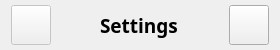
         <widget class="QFrame" name="frame_controlBar_2">
          <property name="minimumSize">
           <size>
            <width>0</width>
            <height>50</height>
           </size>
          </property>
          <property name="maximumSize">
           <size>
            <width>16777215</width>
            <height>50</height>
           </size>
          </property>
          <property name="frameShape">
           <enum>QFrame::NoFrame</enum>
          </property>
          <property name="frameShadow">
           <enum>QFrame::Raised</enum>
          </property>
          <property name="lineWidth">
           <number>0</number>
          </property>
          <layout class="QHBoxLayout" name="horizontalLayout_6">
           <property name="spacing">
            <number>4</number>
           </property>
           <property name="leftMargin">
            <number>11</number>
           </property>
           <property name="topMargin">
            <number>5</number>
           </property>
           <property name="rightMargin">
            <number>11</number>
           </property>
           <property name="bottomMargin">
            <number>5</number>
           </property>
           <item>
            <widget class="QPushButton" name="btn_menu_settings_2">
             <property name="enabled">
              <bool>false</bool>
             </property>
             <property name="sizePolicy">
              <sizepolicy hsizetype="Fixed" vsizetype="Fixed">
               <horstretch>0</horstretch>
               <verstretch>0</verstretch>
              </sizepolicy>
             </property>
             <property name="minimumSize">
              <size>
               <width>40</width>
               <height>40</height>
              </size>
             </property>
             <property name="maximumSize">
              <size>
               <width>40</width>
               <height>40</height>
              </size>
             </property>
             <property name="text">
              <string/>
             </property>
             <property name="iconSize">
              <size>
               <width>30</width>
               <height>30</height>
              </size>
             </property>
            </widget>
           </item>
           <item>
            <spacer name="horizontalSpacer_8">
             <property name="orientation">
              <enum>Qt::Horizontal</enum>
             </property>
             <property name="sizeType">
              <enum>QSizePolicy::Fixed</enum>
             </property>
             <property name="sizeHint" stdset="0">
              <size>
               <width>5</width>
               <height>20</height>
              </size>
             </property>
            </spacer>
           </item>
           <item>
            <spacer name="horizontalSpacer_9">
             <property name="orientation">
              <enum>Qt::Horizontal</enum>
             </property>
             <property name="sizeHint" stdset="0">
              <size>
               <width>40</width>
               <height>20</height>
              </size>
             </property>
            </spacer>
           </item>
           <item>
            <widget class="QLabel" name="label_settings">
             <property name="font">
              <font>
               <family>Century Gothic</family>
               <pointsize>14</pointsize>
               <weight>75</weight>
               <italic>false</italic>
               <bold>true</bold>
              </font>
             </property>
             <property name="styleSheet">
              <string notr="true">color:black; font: bold;</string>
             </property>
             <property name="text">
              <string>Settings</string>
             </property>
            </widget>
           </item>
           <item>
            <spacer name="horizontalSpacer_11">
             <property name="orientation">
              <enum>Qt::Horizontal</enum>
             </property>
             <property name="sizeType">
              <enum>QSizePolicy::Expanding</enum>
             </property>
             <property name="sizeHint" stdset="0">
              <size>
               <width>40</width>
               <height>20</height>
              </size>
             </property>
            </spacer>
           </item>
           <item>
            <spacer name="horizontalSpacer_12">
             <property name="orientation">
              <enum>Qt::Horizontal</enum>
             </property>
             <property name="sizeType">
              <enum>QSizePolicy::Fixed</enum>
             </property>
             <property name="sizeHint" stdset="0">
              <size>
               <width>7</width>
               <height>20</height>
              </size>
             </property>
            </spacer>
           </item>
           <item>
            <widget class="QPushButton" name="btn_menu_settings">
             <property name="sizePolicy">
              <sizepolicy hsizetype="Fixed" vsizetype="Fixed">
               <horstretch>0</horstretch>
               <verstretch>0</verstretch>
              </sizepolicy>
             </property>
             <property name="minimumSize">
              <size>
               <width>40</width>
               <height>40</height>
              </size>
             </property>
             <property name="maximumSize">
              <size>
               <width>40</width>
               <height>40</height>
              </size>
             </property>
             <property name="text">
              <string/>
             </property>
             <property name="icon">
              <iconset resource="ressources.qrc">
               <normaloff>:/icons/icons/menu.png</normaloff>:/icons/icons/menu.png</iconset>
             </property>
             <property name="iconSize">
              <size>
               <width>30</width>
               <height>30</height>
              </size>
             </property>
            </widget>
           </item>
          </layout>
         </widget>
